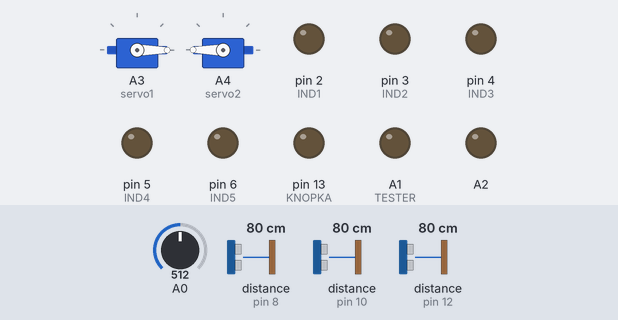
A sketch run on a simulated Arduino Uno, built with avr-gcc and run on an emulated ATmega328P. Shown: 2 × servo, output pins drawn as LEDs (lit = HIGH). Inputs (shaded band) come from the test bench; at power-on: A0 = 512, distance to the obstacle (sensors on pin 10, pin 8, pin 12) 80 cm. The echo pulse lasts 58.3 µs per cm; what the sketch prints to the serial monitor is not drawn.

Above: at 1.2 s.
1.3 s: A0 set to 533
At 2.0 s:
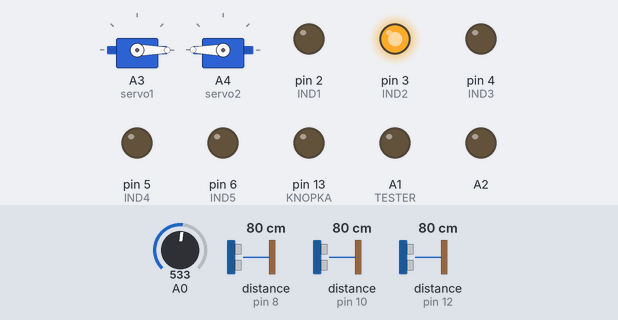
2.8 s: A0 set to 606
5.8 s: A0 set to 637
At 6.4 s:
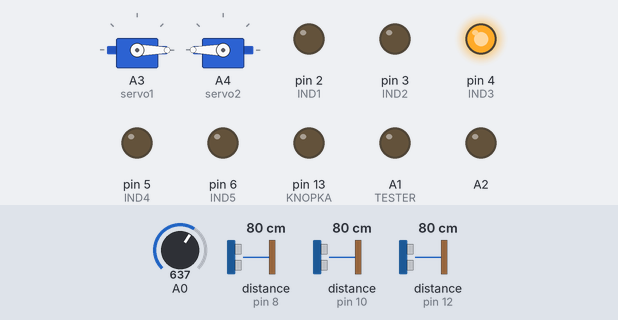
10.3 s: distance to the obstacle (sensor on pin 10) set to 11 cm
13.3 s: distance to the obstacle (sensor on pin 10) set to 8 cm
Timing chart, 0 to 16.3 s (numbered marks = the images above; inputs shaded):
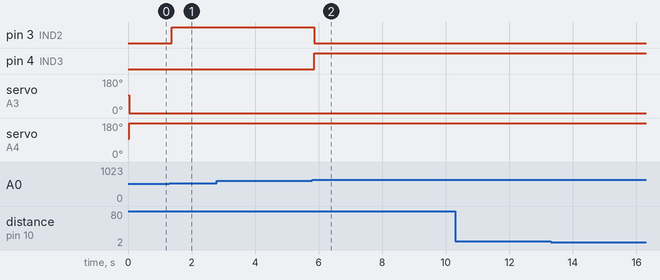

The sketch:

EurobotRobot_Y_V3.ino
```cpp
//***************************************************************EUROBOT_ROBOT********************************
//*******************************************Ultrasonic
#include "Ultrasonic.h"

Ultrasonic Ultrasonic_Straight (11, 12); // Trig - first, Echo - second
Ultrasonic Ultrasonic_Right    (9, 10);
Ultrasonic Ultrasonic_Left     (7, 8);

//***************************************************************** Кнопка STOP
#define KNOPKA 13

//*****************************************Время работы программы
unsigned long time;
//*****************************************Индикация батареи
///*
#define IND1 2
#define IND2 3
#define IND3 4
#define IND4 5
#define IND5 6
#define TESTER A1 // порт для подключения батарейки
int data;
float voltage;
//*/
//******************************************************************
//******************************************Cервоприводы
#include <Servo.h>
Servo servo1;
Servo servo2;
//********************************************************************************************
// *******************************************************Движение Право Лево

float side = 0;


void setup()
{
// *******************************************************Движение Право Лево
// 1-Левая сторона 2-Правая сторона

if (Ultrasonic_Right.Ranging(CM) > 150)
{
  side=1;
}

if (Ultrasonic_Right.Ranging(CM) > 150)
{
  side=2;
}


//*******************************************Ultrasonic


Serial.begin(9600);

//*******************************************Сервоприводы
servo1.attach(A3);
servo2.attach(A4);

servo1.write(95);
servo2.write(96.5);

//*****************************************Индикация батареи
pinMode(IND1, OUTPUT);
pinMode(IND2, OUTPUT);
pinMode(IND3, OUTPUT);
pinMode(IND4, OUTPUT);
pinMode(IND5, OUTPUT);
pinMode(TESTER, INPUT);
analogWrite(TESTER, LOW);
//*********************************************Перемычка

pinMode(A2, OUTPUT);

//********************************************Кнопка STOP

pinMode(13, OUTPUT);

}
//*****************************************************************************
void loop() {
//******************************************Сервоприводы

//servo1.write(-360);
//servo2.write(360);

//*******************************************Ultrasonic

  float u_r = Ultrasonic_Right.Ranging(CM);        // get distance
  float u_s = Ultrasonic_Straight.Ranging(CM);     // get distance
  float u_l = Ultrasonic_Left.Ranging(CM);         // get distance
// /*
  Serial.print    ("Ultrasonic_Right:");
  Serial.print    (u_r);
  Serial.print    ("     ");
  Serial.print    ("Ultrasonic_Straight:");
  Serial.print    (u_s);
  Serial.print    ("     ");
  Serial.print    ("Ultrasonic_Left:");
  Serial.println  (u_l);        // print the distance
//*/

//*****************************Начало логики поворотов
                                    //    servo1.write(95); stop           servo1.write(90); медленнней
                                    //    servo2.write(96.5); stop         servo2.write(100); медленнней
                      //servo1.write(-360);
                      //servo2.write(360);

//************************************Сценарий езды вдоль ПРАВОЙ ЛЕВОЙ стены
//************************************Если по отдельности
//*******************************************Левый борт зеленый
if  (u_l < 10)
{
 servo1.write(90);
 }
//******************************************************
//****************************************** Правый борт желтый
//if  (u_r > 15)
//{
//servo1.write(90);
//}
//******************************************Логика Правый Левый борт !!!!!!!!!!!!!!!!!!!
//if ((u_l < 10) && (u_r > 15))
//if (u_l < 10)
//{
 //servo1.write(90);
//}
//if ((u_r < 15) && (u_r > 5))
//{
 //servo1.write(90);
//}
//******************************************************************************
else
{
servo1.write(-360);
servo2.write(360);
}

//******************************************************

//if  ((u_l < 20) || (u_r > 1))
// {
// servo1.write(90);
//
//}
//if  (u_r > 20)// && (u_l > 1))
// else if  ((u_r < 20) && (u_l > 1))
//{
// servo1.write(90);
//}
//else
//{
//servo1.write(-360);
//servo2.write(360);
//}

//********************************************************************


//*****************************************Индикация батареи
///*
data = analogRead(A0);
voltage = data * 0.0048;

  if ( voltage <= 1.5 )
{
      digitalWrite(IND1, HIGH);
      digitalWrite(IND2, LOW);
      digitalWrite(IND3, LOW);
      digitalWrite(IND4, LOW);
      digitalWrite(IND5, LOW);
}

 else if ( voltage >= 2.5 && voltage < 3 )
{
      digitalWrite(IND1, LOW);
      digitalWrite(IND2, HIGH);
      digitalWrite(IND3, LOW);
      digitalWrite(IND4, LOW);
      digitalWrite(IND5, LOW);
}

  else if ( voltage >= 3 && voltage < 4.5 )
{
      digitalWrite(IND1, LOW);
      digitalWrite(IND2, LOW);
      digitalWrite(IND3, HIGH);
      digitalWrite(IND4, LOW);
      digitalWrite(IND5, LOW);
}

  else if ( voltage >= 4.5 && voltage < 6 )
{
      digitalWrite(IND1, LOW);
      digitalWrite(IND2, LOW);
      digitalWrite(IND3, LOW);
      digitalWrite(IND4, LOW);
      digitalWrite(IND5, HIGH);
}
   //   digitalWrite(IND1, LOW);
  //    digitalWrite(IND2, LOW);
    //  digitalWrite(IND3, LOW);
    //  digitalWrite(IND4, LOW);
   //   digitalWrite(IND5, LOW);

    //  delay (500);
//*/
//***************************************Время работы программы (сервы)
/*
time = millis();
if (time > 100000)
{
servo1.detach();
servo2.detach();
}
*/
//********************************************Перемычка Start
if (digitalRead(A2) == HIGH)
{
servo1.write(95);
servo2.write(96.5);
}
//else
//{
//servo1.write(-360);
//servo2.write(360);
//}
//*******************************************Кнопка STOP
if (digitalRead(KNOPKA) == LOW )
{
 digitalWrite (KNOPKA, LOW);
 servo1.detach();
 servo2.detach();
}
//*******************************************Ультразву Центр
}
```

Measured:
- the behaviour switches between 520 and 521 on A0 (found by bisection; images 0 and 1)
- the behaviour switches between 624 and 625 on A0 (found by bisection; images 1 and 2)
- after the input at 1.3 s, pin 3 (IND2): LOW → HIGH after 0.07 s
- after the input at 2.8 s, every drawn part: stays the same
- after the input at 5.8 s, pin 3 (IND2): HIGH → LOW after 0.07 s; pin 4 (IND3): LOW → HIGH after 0.07 s
- after the input at 10.3 s, every drawn part: stays the same
- after the input at 13.3 s, every drawn part: stays the same
